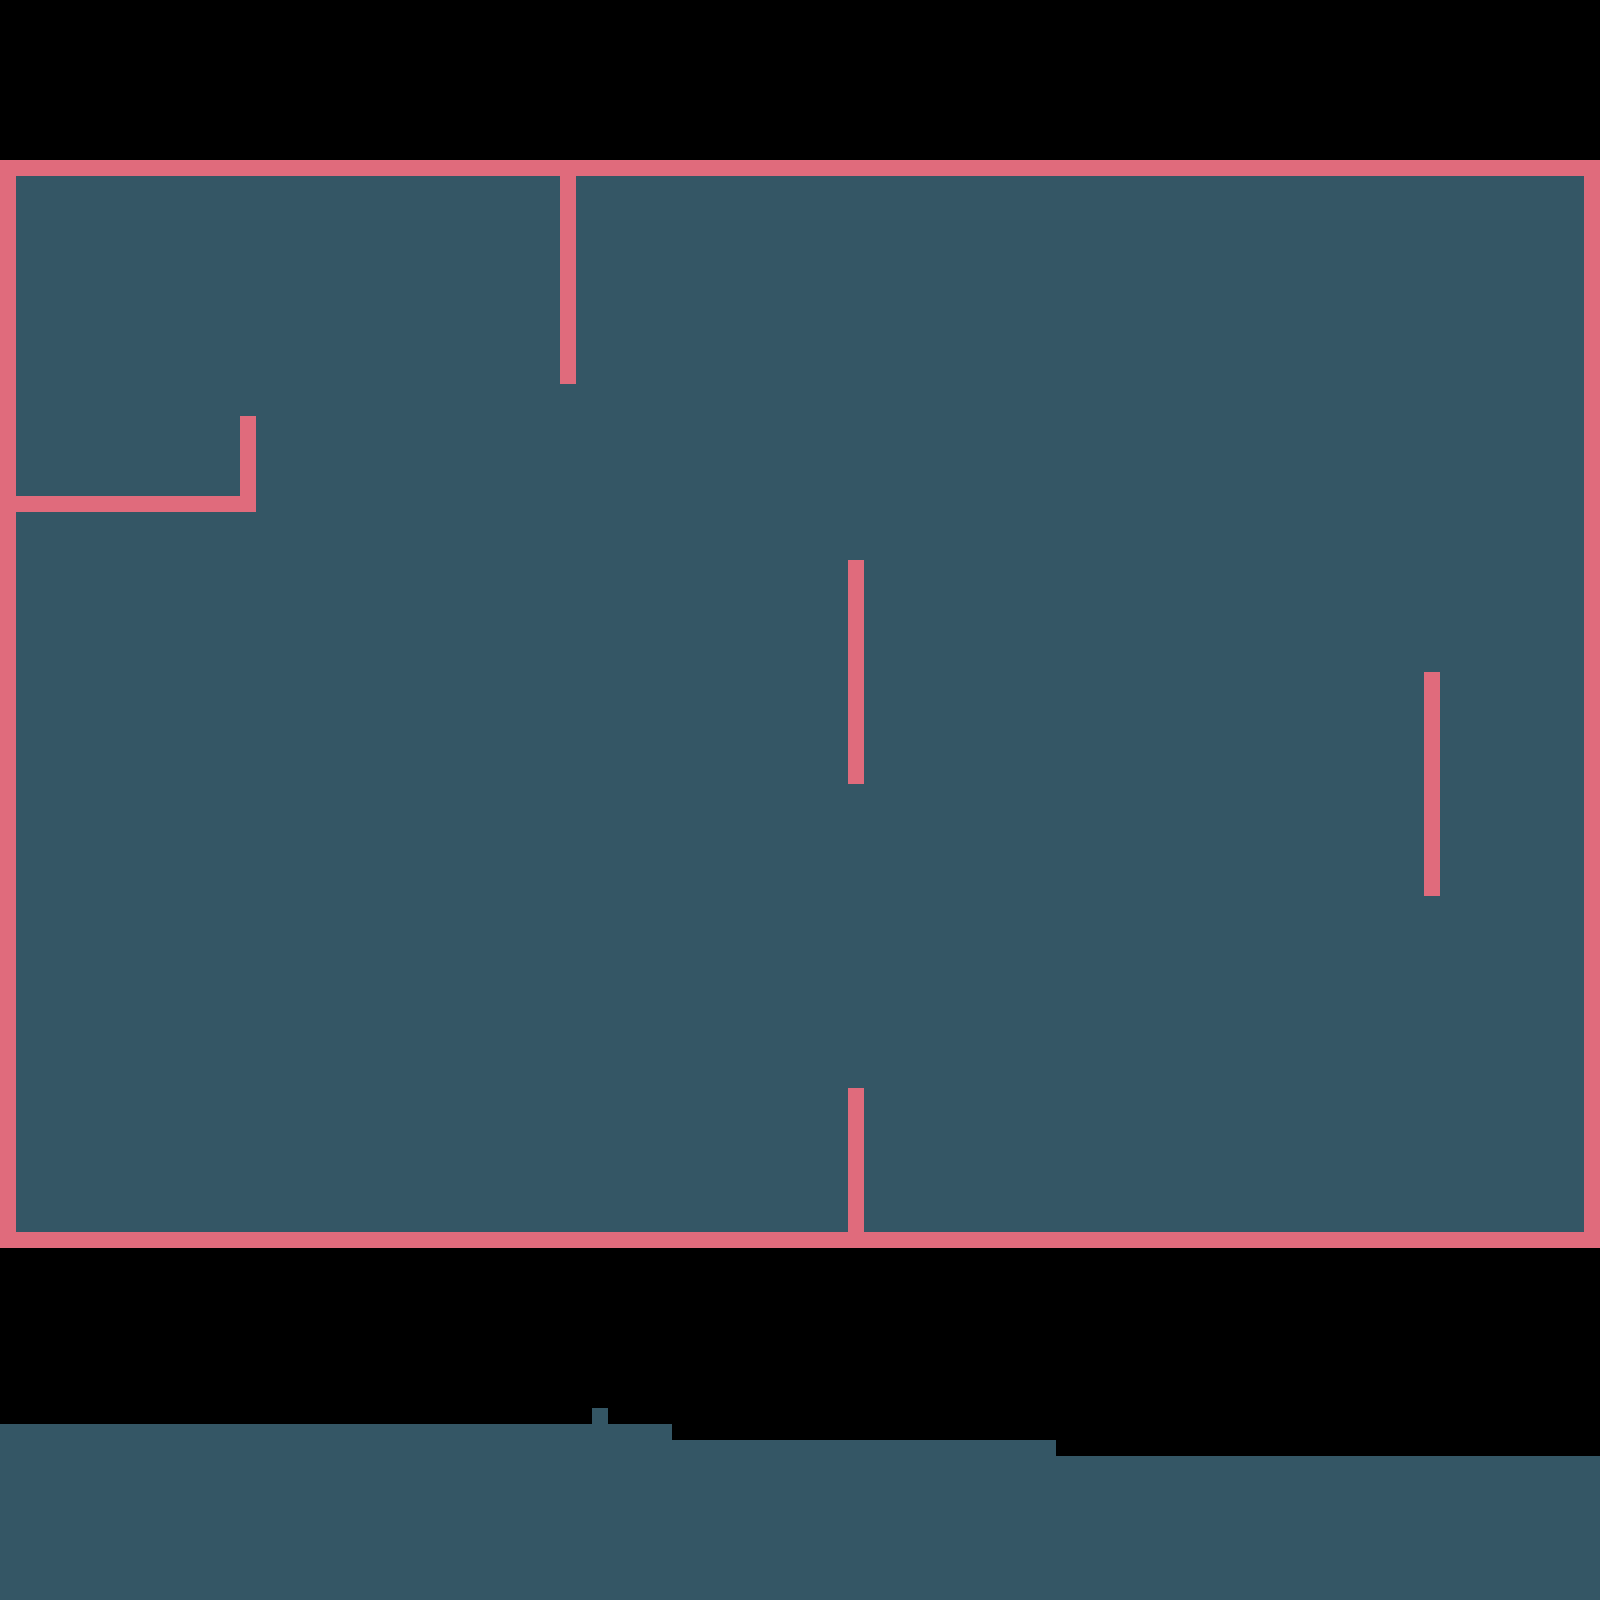

This game map was drawn from its Tiled (.tmx) file and the tilesets committed beside it. A one-line description and the trimmed map source follow:
An orthogonal 100x100 tile map with 16x16 px tiles, 2 tile layers (-1, 0), 3 tilesets and 13 objects (10x floor, start, ballStart, camera).

<map version="1.0" orientation="orthogonal" width="100" height="100" tilewidth="16" tileheight="16" backgroundcolor="#ffffff">
 <tileset firstgid="1" name="sky32" tilewidth="16" tileheight="16">
  <image source="../../images/sky32.png" width="32" height="32" />
 </tileset>
 <tileset firstgid="5" name="wallpink32" tilewidth="16" tileheight="16">
  <image source="../../images/wallpink32.png" width="32" height="32" />
 </tileset>
 <tileset firstgid="9" name="bg32" tilewidth="16" tileheight="16">
  <image source="../../images/bg32.png" width="32" height="32" />
 </tileset>
 <layer name="-1" width="100" height="100">
  <properties>
   <property name="z" value="-1" />
  </properties>
  <data>[10000 cells, 10000 non-empty, 8 distinct tile ids]</data>
 </layer>
 <layer name="0" width="100" height="100">
  <properties>
   <property name="z" value="0" />
  </properties>
  <data>[10000 cells, 402 non-empty, 1 distinct tile ids]</data>
 </layer>
 <objectgroup color="#ff0000" name="Ground" width="100" height="100">
  <properties>
   <property name="type" value="collision" />
  </properties>
  <object type="floor" x="0" y="160" width="16" height="1088">
   <properties>
    <property name="category" value="1" />
    <property name="groupindex" value="1" />
   </properties>
  </object>
  <object type="floor" x="1584" y="160" width="16" height="1088">
   <properties>
    <property name="category" value="1" />
    <property name="groupindex" value="1" />
   </properties>
  </object>
  <object type="floor" x="16" y="160" width="1568" height="16">
   <properties>
    <property name="category" value="1" />
    <property name="groupindex" value="1" />
   </properties>
  </object>
  <object type="floor" x="16" y="1232" width="1568" height="16">
   <properties>
    <property name="category" value="1" />
    <property name="groupindex" value="1" />
   </properties>
  </object>
  <object type="floor" x="240" y="416" width="16" height="80">
   <properties>
    <property name="category" value="1" />
    <property name="groupindex" value="1" />
   </properties>
  </object>
  <object type="floor" x="16" y="496" width="240" height="16">
   <properties>
    <property name="category" value="1" />
    <property name="groupindex" value="1" />
   </properties>
  </object>
  <object type="floor" x="848" y="560" width="16" height="224">
   <properties>
    <property name="category" value="1" />
    <property name="groupindex" value="1" />
   </properties>
  </object>
  <object type="floor" x="560" y="176" width="16" height="208">
   <properties>
    <property name="category" value="1" />
    <property name="groupindex" value="1" />
   </properties>
  </object>
  <object type="floor" x="1424" y="672" width="16" height="224">
   <properties>
    <property name="category" value="1" />
    <property name="groupindex" value="1" />
   </properties>
  </object>
  <object type="floor" x="848" y="1088" width="16" height="144">
   <properties>
    <property name="category" value="1" />
    <property name="groupindex" value="1" />
   </properties>
  </object>
 </objectgroup>
 <objectgroup color="#ffff00" name="Spawns" width="100" height="100">
  <properties>
   <property name="type" value="locations" />
  </properties>
  <object name="start" x="512" y="944" width="32" height="32">
   <properties>
    <property name="z" value="1" />
   </properties>
   <ellipse />
  </object>
  <object name="ballStart" x="112" y="592" width="32" height="32">
   <properties>
    <property name="z" value="1" />
   </properties>
   <ellipse />
  </object>
  <object name="camera" x="768" y="640" width="32" height="32">
   <properties>
    <property name="z" value="1" />
   </properties>
   <ellipse />
  </object>
 </objectgroup>
</map>
